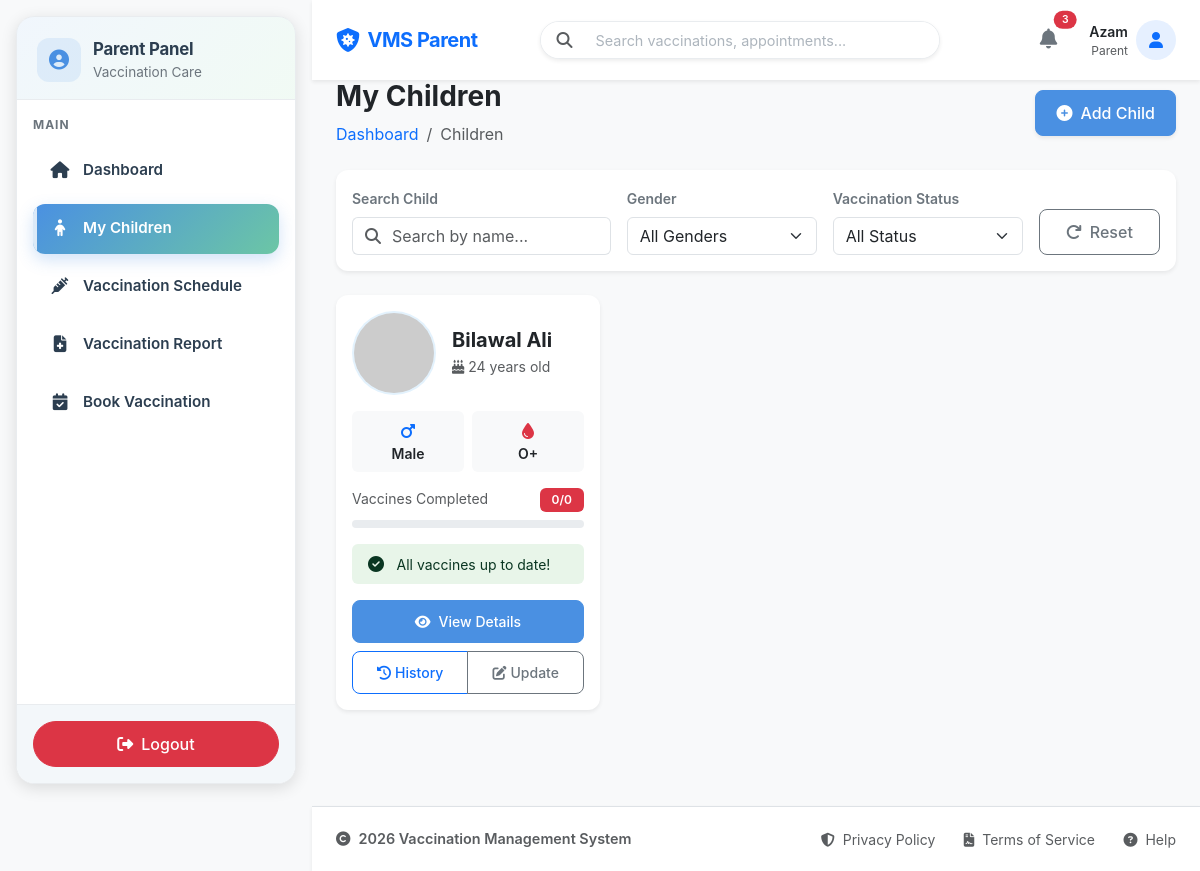
Screenshot of /parent/child/children_list.php (signed in) with the database file from the repository.
### tables this page shows
CREATE TABLE `children` (
  `id` int(11) NOT NULL,
  `parent_id` int(11) NOT NULL,
  `name` varchar(100) NOT NULL,
  `date_of_birth` date NOT NULL,
  `gender` enum('Male','Female','Other') NOT NULL,
  `blood_group` varchar(5) DEFAULT NULL,
  `created_at` timestamp NOT NULL DEFAULT current_timestamp()
);

### parent/child/children_list.php (the view, shortened to what this page needs)
<?php
include '../../config/db.php';
include '../includes/header.php';
include '../includes/sidebar.php';
$parent_id = $_SESSION['user_id'];
$stmt_children = $conn->prepare("SELECT * FROM children WHERE parent_id = ? ORDER BY created_at DESC");
$stmt_children->bind_param("i", $parent_id);
$stmt_children->execute();
$result_children = $stmt_children->get_result();
$children_data = [];
if ($result_children->num_rows > 0) {
    while ($child = $result_children->fetch_assoc()) {
        $children_data[$child['id']] = $child;
    }
}
$vaccination_stats = [];
?>
    <div class="container-fluid px-4">
        <div class="row mb-4">
            <div class="col-12">
                <div class="d-flex justify-content-between align-items-center flex-wrap">
                    <div>
                        <h3 class="mb-2 fw-bold text-dark">My Children</h3>
                        <nav aria-label="breadcrumb">
                            <ol class="breadcrumb mb-0">
                                <li class="breadcrumb-item"><a href="dashboard.php" class="text-decoration-none">Dashboard</a></li>
                                <li class="breadcrumb-item active" aria-current="page">Children</li>
                            </ol>
                        </nav>
                    </div>
                    <div class="mt-3 mt-md-0">
                        <button class="btn btn-primary btn-md shadow-sm" onclick="window.location.href='add_child.php'">
                            <i class="fas fa-plus-circle me-2"></i>Add Child
                        </button>
                    </div>
                </div>
            </div>
        </div>
        <div class="card shadow-sm border-0 mb-4">
            <div class="card-body">
                <div class="row g-3">
                    <div class="col-md-4">
                        <label class="form-label fw-semibold text-secondary small">Search Child</label>
                        <div class="input-group">
                            <span class="input-group-text bg-white border-end-0">
                                <i class="fas fa-search text-muted"></i>
                            </span>
                            <input type="text" id="searchChild" class="form-control border-start-0 ps-0" placeholder="Search by name...">
                        </div>
                    </div>
                    <div class="col-md-3">
                        <label class="form-label fw-semibold text-secondary small">Gender</label>
                        <select id="filterGender" class="form-select">
                            <option value="">All Genders</option>
                        </select>
                    </div>
                    <div class="col-md-3">
                        <label class="form-label fw-semibold text-secondary small">Vaccination Status</label>
                        <select id="filterStatus" class="form-select">
                            <option value="">All Status</option>
                        </select>
                    </div>
                    <div class="col-md-2 d-flex align-items-end">
                        <button id="resetFilters" class="btn btn-outline-secondary w-100">
                            <i class="fas fa-redo me-2"></i>Reset
                        </button>
                    </div>
                </div>
            </div>
        </div>
        <div class="row g-4 mb-5" id="childrenCardsContainer">
            <?php if (!empty($children_data)): ?>
                <?php foreach ($children_data as $child_id => $child): ?>
                    <?php
                        $dob = new DateTime($child['date_of_birth']);
                        $today = new DateTime();
                        $age_interval = $today->diff($dob);
                        $age_years = $age_interval->y;
                        $age_months = $age_interval->m;
                        $age_days = $age_interval->d;
                        if ($age_years > 0) {
                            $age_string = $age_years . ($age_years == 1 ? ' year' : ' years');
                        } elseif ($age_months > 0) {
                            $age_string = $age_months . ($age_months == 1 ? ' month' : ' months');
                        } else {
                            $age_string = $age_days . ($age_days == 1 ? ' day' : ' days');
                        }
                        $stats = $vaccination_stats[$child_id] ?? ['total' => 0, 'completed' => 0, 'pending' => 0, 'missed' => 0];
                        $total_vaccines = (int)($stats['total'] ?? 0);
                        $completed_vaccines = (int)($stats['completed'] ?? 0);
                        $completion_percentage = $total_vaccines > 0 ? ($completed_vaccines / $total_vaccines) * 100 : 0;
                        $overall_status = 'Completed';
                        $alert_class = 'alert-success bg-soft-success';
                        $alert_icon = 'fa-check-circle';
                        $alert_text = 'All vaccines up to date!';
                        $progress_bar_class = 'bg-success';
                        if ($completion_percentage < 50) {
                            $progress_bar_class = 'bg-danger';
                        } elseif ($completion_percentage < 80) {
                            $progress_bar_class = 'bg-warning';
                        }
                        $badge_class = $progress_bar_class . ($progress_bar_class == 'bg-warning' ? ' text-dark' : '');
                    ?>
                    <div class="col-lg-4 col-md-6 child-card" data-name="<?= htmlspecialchars($child['name']) ?>" data-gender="<?= htmlspecialchars($child['gender']) ?>" data-status="<?= $overall_status ?>">
                        <div class="card h-100 border-0 shadow-sm hover-card">
                            <div class="card-body">
                                <div class="d-flex align-items-center mb-3">
                                    <div class="avatar-circle bg-soft-primary me-3">
                                        <img src="https://ui-avatars.com/api/?name=<?= urlencode($child['name']) ?>&background=e3f2fd&color=1976d2&size=80&bold=true"
                                             alt="<?= htmlspecialchars($child['name']) ?>" class="rounded-circle" width="80" height="80">
                                    </div>
                                    <div>
                                        <h5 class="mb-1 fw-bold text-dark"><?= htmlspecialchars($child['name']) ?></h5>
                                        <p class="mb-0 text-muted small">
                                            <i class="fas fa-birthday-cake me-1"></i><?= $age_string ?> old
                                        </p>
                                    </div>
                                </div>
                                <div class="row g-2 mb-3">
                                    <div class="col-6">
                                        <div class="info-box bg-light rounded p-2 text-center">
                                            <?php if ($child['gender'] == 'Male'): ?>
                                                <i class="fas fa-mars text-primary mb-1"></i>
                                            <?php else: ?>
                                                <i class="fas fa-venus text-danger mb-1"></i>
                                            <?php endif; ?>
                                            <p class="mb-0 small fw-semibold"><?= htmlspecialchars($child['gender']) ?></p>
                                        </div>
                                    </div>
                                    <div class="col-6">
                                        <div class="info-box bg-light rounded p-2 text-center">
                                            <i class="fas fa-tint text-danger mb-1"></i>
                                            <p class="mb-0 small fw-semibold"><?= htmlspecialchars($child['blood_group']) ?></p>
                                        </div>
                                    </div>
                                </div>
                                <div class="vaccination-stats mb-3">
                                    <div class="d-flex justify-content-between mb-2">
                                        <span class="text-muted small">Vaccines Completed</span>
                                        <span class="badge <?= $badge_class ?>"><?= $completed_vaccines ?>/<?= $total_vaccines ?></span>
                                    </div>
                                    <div class="progress" style="height: 8px;">
                                    </div>
                                </div>
                                <div class="alert <?= $alert_class ?> border-0 py-2 mb-3">
                                    <i class="fas <?= $alert_icon ?> me-2"></i>
                                    <small><?= $alert_text ?></small>
                                </div>
                                <div class="d-grid gap-2">
                                    <a href="child_details.php?id=<?= $child['id'] ?>" class="btn btn-primary btn-sm">
                                        <i class="fas fa-eye me-2"></i>View Details
                                    </a>
                                    <div class="btn-group" role="group">
                                        <a href="../vaccination/vaccination_report.php?child_id=<?= $child['id'] ?>" class="btn btn-outline-primary btn-sm">
                                            <i class="fas fa-history me-1"></i>History
                                        </a>
                                        <a href="update_child.php?id=<?= $child['id'] ?>" class="btn btn-outline-secondary btn-sm">
                                            <i class="fas fa-edit me-1"></i>Update
                                        </a>
                                    </div>
                                </div>
                            </div>
                        </div>
                    </div>
                <?php endforeach; ?>
            <?php endif; ?>
        </div>
    </div>
<?php include '../includes/footer.php'; ?>

### assets/css/parent.css (style rules this page uses)
:root { --primary-color: #4A90E2; --primary-dark: #357ABD; --secondary-color: #50C878; --accent-color: #7B68EE; --bg-light: #F8F9FA; --bg-white: #FFFFFF; --text-dark: #2C3E50; --text-muted: #6C757D; --border-color: #E9ECEF; --shadow-sm: 0 2px 8px rgba(0, 0, 0, 0.08); --shadow-md: 0 4px 16px rgba(0, 0, 0, 0.12); --shadow-lg: 0 8px 24px rgba(0, 0, 0, 0.15); --border-radius: 12px; --transition: all 0.3s ease; }
body { font-family: 'Inter', 'Segoe UI', Tahoma, Geneva, Verdana, sans-serif; background-color: var(--bg-light); color: var(--text-dark); min-height: 100vh; display: flex; flex-direction: column; }
@media (min-width: 992px) { body { padding-left: 312px; } }
.avatar-circle { transition: var(--transition); }
.card { border: none; border-radius: var(--border-radius); box-shadow: var(--shadow-sm); transition: var(--transition); }
.btn { border-radius: 8px; padding: 0.625rem 1.25rem; font-weight: 500; transition: var(--transition); }
.btn-primary { background-color: var(--primary-color); border-color: var(--primary-color); }
.badge { padding: 0.375rem 0.75rem; font-weight: 500; border-radius: 6px; }
:root { --primary-blue: #4A90E2; --soft-blue: #E3F2FD; --success-green: #4CAF50; --soft-green: #E8F5E9; --warning-orange: #FF9800; --soft-orange: #FFF3E0; --danger-red: #F44336; --soft-red: #FFEBEE; --info-cyan: #00BCD4; --soft-cyan: #E0F7FA; }
.hover-card { transition: all 0.3s ease; border-radius: 12px; }
.avatar-circle { border-radius: 50%; padding: 2px; }
.info-box { transition: all 0.2s ease; }
.bg-soft-primary { background-color: var(--soft-blue); }
.bg-soft-success { background-color: var(--soft-green); }
.badge { font-weight: 600; padding: 6px 12px; border-radius: 6px; }
.btn { border-radius: 8px; font-weight: 500; transition: all 0.3s ease; }
.progress { border-radius: 10px; background-color: #E9ECEF; }
.card { border-radius: 12px; }

### rows the page displays
children: name "Bilawal Ali", gender "Male", blood_group "O+", completed_vaccines "0", total_vaccines "0", alert_text "All vaccines up to date!"

### other values shown
$_SESSION['name'] "Azam"
